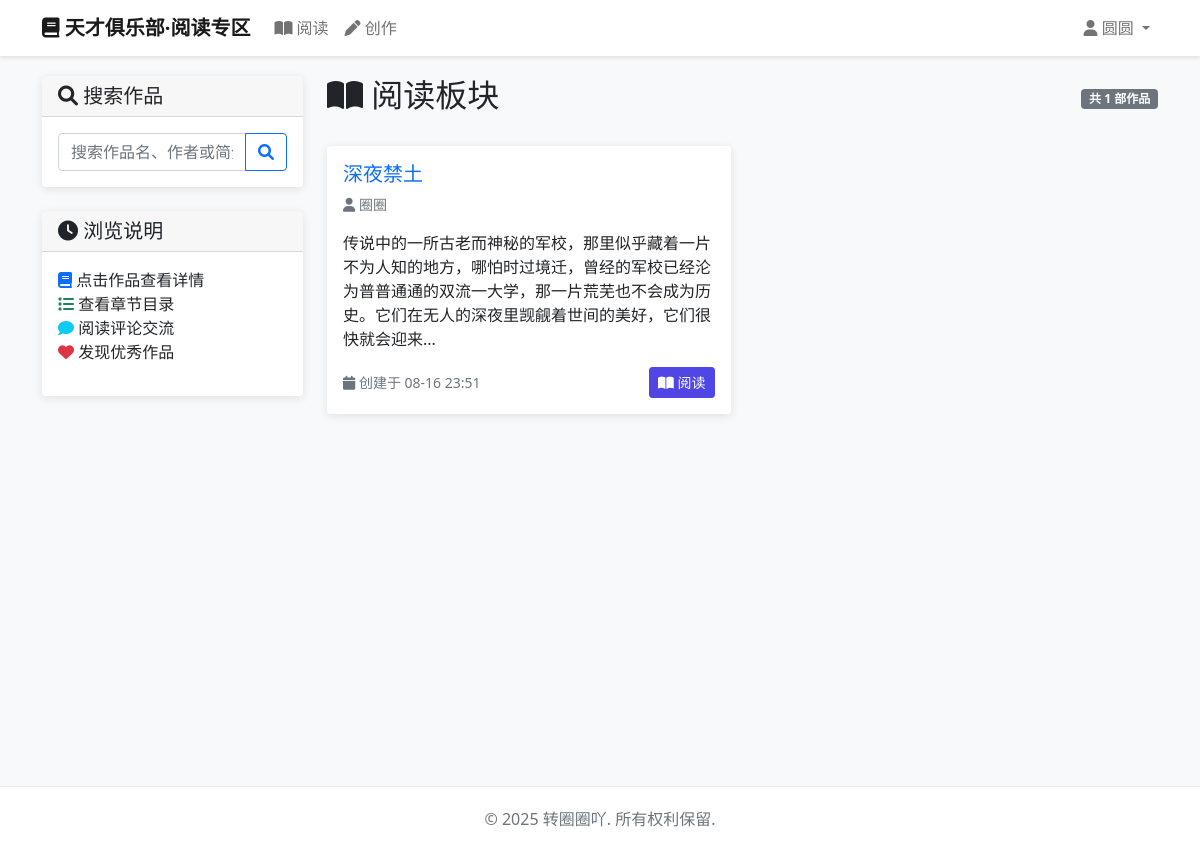
/books/read/ (signed in), run on the app's committed database.
### accounts/models.py (models this page shows, shortened)
class User(AbstractBaseUser, PermissionsMixin):
    email = models.EmailField('邮箱', unique=True)
    display_name = models.CharField('显示名称', max_length=50, blank=True, null=True, unique=True)
    is_active = models.BooleanField('是否激活', default=True)
    is_staff = models.BooleanField('是否员工', default=False)
    is_admin = models.BooleanField('是否管理员', default=False)
    date_joined = models.DateTimeField('注册时间', default=timezone.now)
    last_login = models.DateTimeField('最后登录', blank=True, null=True)
    objects = UserManager()
    USERNAME_FIELD = 'email'
    REQUIRED_FIELDS = []
    class Meta:
        db_table = 'users'
        verbose_name = '用户'
        verbose_name_plural = '用户'

### books/models.py (models this page shows, shortened)
class Book(models.Model):
    REVIEW_STATUS_CHOICES = [
        ('pending', '待审核'),
        ('approved', '审核通过'),
        ('rejected', '审核不通过'),
    ]
    author = models.ForeignKey(User, on_delete=models.CASCADE, related_name='books', verbose_name='作者')
    title = models.CharField('作品名', max_length=200)
    description = models.TextField('简介', blank=True)
    title_pending = models.CharField('待审核作品名', max_length=200, blank=True, null=True)
    description_pending = models.TextField('待审核简介', blank=True, null=True)
    ai_check_title = models.CharField('标题AI审核状态', max_length=20, choices=REVIEW_STATUS_CHOICES, default='pending')
    ai_check_description = models.CharField('简介AI审核状态', max_length=20, choices=REVIEW_STATUS_CHOICES, default='pending')
    adm_check_title = models.CharField('标题管理员审核状态', max_length=20, choices=REVIEW_STATUS_CHOICES, blank=True, null=True)
    adm_check_description = models.CharField('简介管理员审核状态', max_length=20, choices=REVIEW_STATUS_CHOICES, blank=True, null=True)
    title_reject_reason = models.TextField('标题拒绝原因', blank=True)
    description_reject_reason = models.TextField('简介拒绝原因', blank=True)
    created_at = models.DateTimeField('创建时间', auto_now_add=True)
    updated_at = models.DateTimeField('更新时间', auto_now=True)
    last_chapter_update = models.DateTimeField('最后章节更新时间', blank=True, null=True)
    class Meta:
        db_table = 'books'
        verbose_name = '作品'
        verbose_name_plural = '作品'
        ordering = ['-updated_at']
    @property
    def is_title_approved(self):
        if self.adm_check_title is not None:
            return self.adm_check_title == 'approved'
        return self.ai_check_title == 'approved'
    @property
    def is_description_approved(self):
        if self.adm_check_description is not None:
            return self.adm_check_description == 'approved'
        return self.ai_check_description == 'approved'
    @property
    def is_visible_to_public(self):
        return self.is_title_approved and self.is_description_approved

### books/views.py (the view)
# urls.py: path('read/', views.ReadView.as_view(), name='read'),
class ReadView(LoginRequiredMixin, TemplateView):
    template_name = 'books/read.html'
    login_url = '/accounts/login/'
    def get_context_data(self, **kwargs):
        context = super().get_context_data(**kwargs)
        all_books = Book.objects.all().order_by('-updated_at')
        books = [book for book in all_books if book.is_visible_to_public]
        search_query = self.request.GET.get('search', '')
        if search_query:
            books = [book for book in books if
                    search_query.lower() in book.title.lower() or
                    search_query.lower() in (book.description or '').lower()]
        paginator = Paginator(books, 10)
        page_number = self.request.GET.get('page')
        page_obj = paginator.get_page(page_number)
        context.update({
            'page_obj': page_obj,
            'books': page_obj.object_list,  # 添加books变量供模板使用
            'search_query': search_query,
            'is_paginated': page_obj.has_other_pages(),  # 添加分页标志
            'paginator': page_obj.paginator,  # 添加分页器
        })
        return context

### templates/books/read.html (shortened to what this page needs)
{% extends 'base.html' %}
{% block content %}
<div class="row">
    <div class="col-md-3">
        <div class="card mb-4">
            <div class="card-header">
                <h5 class="mb-0"><i class="fas fa-search"></i> 搜索作品</h5>
            </div>
            <div class="card-body">
                <form method="get">
                    <div class="input-group">
                        <input type="text" class="form-control" name="search"
                               value="{{ request.GET.search }}"
                               placeholder="搜索作品名、作者或简介">
                        <button class="btn btn-outline-primary" type="submit">
                            <i class="fas fa-search"></i>
                        </button>
                    </div>
                </form>
            </div>
        </div>
        <div class="card">
            <div class="card-header">
                <h5 class="mb-0"><i class="fas fa-clock"></i> 浏览说明</h5>
            </div>
            <div class="card-body">
                <ul class="list-unstyled">
                    <li><i class="fas fa-book text-primary"></i> 点击作品查看详情</li>
                    <li><i class="fas fa-list text-success"></i> 查看章节目录</li>
                    <li><i class="fas fa-comment text-info"></i> 阅读评论交流</li>
                    <li><i class="fas fa-heart text-danger"></i> 发现优秀作品</li>
                </ul>
            </div>
        </div>
    </div>
    <div class="col-md-9">
        <div class="d-flex justify-content-between align-items-center mb-4">
            <h2><i class="fas fa-book-open"></i> 阅读板块</h2>
            <span class="badge bg-secondary">共 {{ paginator.count }} 部作品</span>
        </div>
        <div class="row">
            {% for book in books %}
            <div class="col-md-6 mb-4">
                <div class="card h-100">
                    <div class="card-body">
                        <h5 class="card-title">
                            <a href="{% url 'books:book_detail' book.id %}" class="text-decoration-none">
                                {{ book.title }}
                            </a>
                        </h5>
                        <p class="text-muted small">
                            <i class="fas fa-user"></i> {{ book.author.display_name|default:book.author.email }}
                        </p>
                        <p class="card-text">
                            {% if book.description %}
                                {{ book.description|truncatechars:100 }}
                            {% else %}
                                <span class="text-muted">暂无简介</span>
                            {% endif %}
                        </p>
                        <div class="d-flex justify-content-between align-items-center">
                            <small class="text-muted">
                                <i class="fas fa-calendar"></i>
                                {% if book.last_chapter_update %}
                                    更新于 {{ book.last_chapter_update|date:"m-d H:i" }}
                                {% else %}
                                    创建于 {{ book.created_at|date:"m-d H:i" }}
                                {% endif %}
                            </small>
                            <a href="{% url 'books:book_detail' book.id %}" class="btn btn-primary btn-sm">
                                <i class="fas fa-book-open"></i> 阅读
                            </a>
                        </div>
                    </div>
                </div>
            </div>
            {% endfor %}
        </div>
    </div>
</div>
{% endblock %}

### templates/base.html (shortened to what this page needs)
<!DOCTYPE html>
<html lang="zh-CN">
<head>
    <link href="https://cdn.jsdelivr.net/npm/bootstrap@5.1.3/dist/css/bootstrap.min.css" rel="stylesheet">
    <link href="https://cdnjs.cloudflare.com/ajax/libs/font-awesome/6.0.0/css/all.min.css" rel="stylesheet">
</head>
<body>
    <nav class="navbar navbar-expand-lg navbar-light bg-light">
        <div class="container">
            <a class="navbar-brand" href="{% url 'books:index' %}">
                <i class="fas fa-book"></i> 天才俱乐部·阅读专区
            </a>
            <div class="collapse navbar-collapse" id="navbarNav">
                <ul class="navbar-nav me-auto">
                    <li class="nav-item">
                        <a class="nav-link" href="{% url 'books:read' %}">
                            <i class="fas fa-book-open"></i> 阅读
                        </a>
                    </li>
                    <li class="nav-item">
                        <a class="nav-link" href="{% url 'books:create' %}">
                            <i class="fas fa-pen"></i> 创作
                        </a>
                    </li>
                </ul>
                <ul class="navbar-nav">
                    {% if user.is_authenticated %}
                    <li class="nav-item dropdown">
                        <a class="nav-link dropdown-toggle" href="#" id="navbarDropdown" role="button" data-bs-toggle="dropdown">
                            <i class="fas fa-user"></i>
                            {% if user.display_name %}
                                {{ user.display_name }}
                            {% else %}
                                {{ user.email }}
                            {% endif %}
                        </a>
                    </li>
                    {% else %}
                    <li class="nav-item">
                        <a class="nav-link" href="{% url 'accounts:login' %}">
                            <i class="fas fa-sign-in-alt"></i> 登录
                        </a>
                    </li>
                    {% endif %}
                </ul>
            </div>
        </div>
    </nav>
    <div class="content-wrapper">
        <div class="container">
            {% block content %}{% endblock %}
        </div>
    </div>
    <footer class="footer">
        <div class="container text-center">
            <p class="text-muted">&copy; 2025 转圈圈吖. 所有权利保留.</p>
        </div>
    </footer>
</body>
</html>

### templates/base.html (style rules this page uses)
body { background-color: #f8f9fa; }
.navbar-brand { font-weight: bold; }
.content-wrapper { min-height: calc(100vh - 120px); padding: 20px 0; }
.card { border: none; box-shadow: 0 2px 10px rgba(0,0,0,0.1); transition: transform 0.2s; }
.btn-primary { background-color: #4f46e5; border-color: #4f46e5; }
.navbar { background-color: #fff !important; box-shadow: 0 2px 4px rgba(0,0,0,0.1); }
.footer { background-color: #fff; padding: 20px 0; margin-top: 50px; border-top: 1px solid #e9ecef; }

### data on the page
User: display_name "圆圆"
Book: title "深夜禁土", author.display_name "圈圈", description "传说中的一所古老而神秘的军校，那里似乎藏着一片不为人知的地方，哪怕时过境迁，曾经的军校已经沦为普普通通的双流一大学，那一片荒芜也不会成为历史。它们在无人的深夜里觊觎着世间的美好，它们很快就会迎来...", created_at "08-16 23:51"

### other printed values
{{ paginator.count }} "1"
